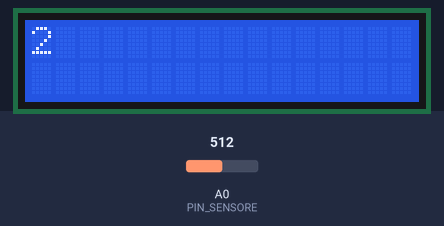
The sketch below on a simulated Arduino Uno, built with avr-gcc and run on an emulated ATmega328P. On the bench: 16×2 character LCD. Inputs (shaded band) come from the test bench; at power-on: A0 (PIN_SENSORE) = 512. What the sketch prints to the serial monitor is not drawn.

Above: at 1.2 s.
1.3 s: A0 (PIN_SENSORE) set to 716
At 2.7 s:
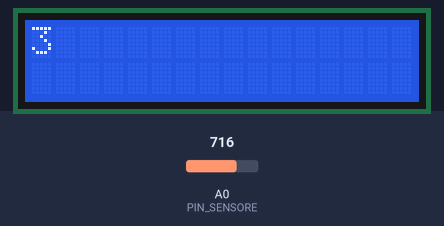
3.0 s: A0 (PIN_SENSORE) set to 511
At 3.9 s:
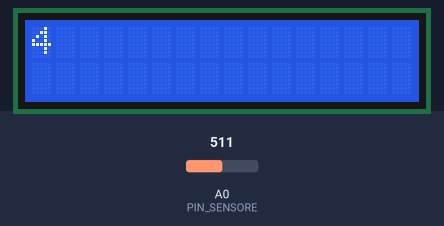
Timing chart, 0 to 6.0 s (numbered marks = the images above; inputs shaded):
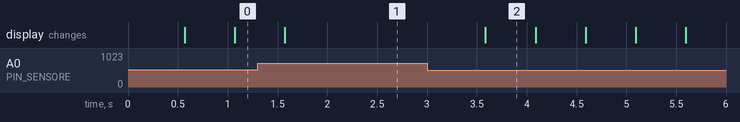

The sketch:

sensore_di_vibrazione.ino
```cpp
#include <LiquidCrystal.h>

#define PIN_SENSORE A0

#define PIN_RS 2
#define PIN_E 3

#define PIN_BUS4 4
#define PIN_BUS5 5
#define PIN_BUS6 6
#define PIN_BUS7 7

#define TOLLERANZA 700

int valore_letto, numerazione;

//(rs, e, d4, d5, d6, d7)
LiquidCrystal schermo(PIN_RS, PIN_E, PIN_BUS4, PIN_BUS5, PIN_BUS6, PIN_BUS7);

void setup() {
  Serial.begin(9600);

  schermo.begin(16, 2);

  valore_letto = 0;
  numerazione = 0;
}

void loop() {

  schermo.clear();
  schermo.print(numerazione);
  Serial.println(valore_letto);

  valore_letto = analogRead(PIN_SENSORE);

  if (valore_letto <= TOLLERANZA) {
    numerazione ++;
  }

  if (numerazione == 6) {
    schermo.clear();
    schermo.print(numerazione);
    numerazione = 0;
  }

  delay(500);
}
```

Measured:
- after the input at 3.0 s, the display: changes after 0.58 s (image 2)
- what the display in image 2 shows lasts 0.5 s, from 3.6 s to 4.1 s
